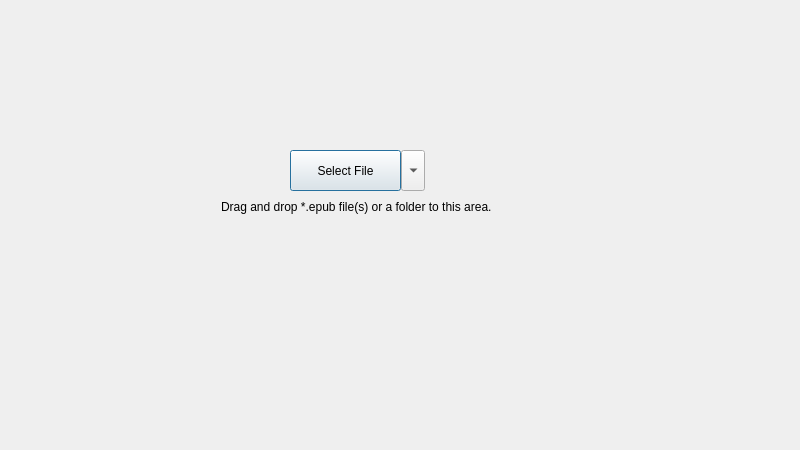
<?xml version="1.0" encoding="UTF-8"?>
<ui version="4.0">
 <class>FilePickerForm</class>
 <widget class="QWidget" name="FilePickerForm">
  <property name="geometry">
   <rect>
    <x>0</x>
    <y>0</y>
    <width>800</width>
    <height>450</height>
   </rect>
  </property>
  <property name="windowTitle">
   <string>Form</string>
  </property>
  <widget class="QComboBox" name="comboOptions">
   <property name="geometry">
    <rect>
     <x>401</x>
     <y>150</y>
     <width>24</width>
     <height>41</height>
    </rect>
   </property>
   <property name="maximumSize">
    <size>
     <width>24</width>
     <height>16777215</height>
    </size>
   </property>
   <property name="font">
    <font>
     <pointsize>8</pointsize>
    </font>
   </property>
   <property name="iconSize">
    <size>
     <width>16</width>
     <height>16</height>
    </size>
   </property>
  </widget>
  <widget class="QLabel" name="textTip">
   <property name="enabled">
    <bool>true</bool>
   </property>
   <property name="geometry">
    <rect>
     <x>221</x>
     <y>199</y>
     <width>321</width>
     <height>16</height>
    </rect>
   </property>
   <property name="text">
    <string>Drag and drop *.epub file(s) or a folder to this area.</string>
   </property>
  </widget>
  <widget class="QPushButton" name="buttonSelectFile">
   <property name="geometry">
    <rect>
     <x>290</x>
     <y>150</y>
     <width>111</width>
     <height>41</height>
    </rect>
   </property>
   <property name="text">
    <string>Select File</string>
   </property>
   <property name="default">
    <bool>true</bool>
   </property>
   <property name="flat">
    <bool>false</bool>
   </property>
  </widget>
 </widget>
 <resources/>
 <connections/>
</ui>
